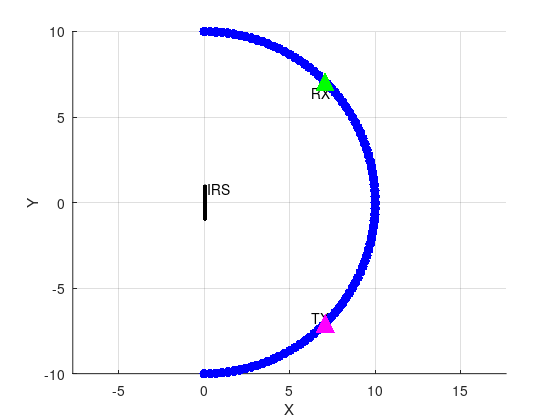

The MATLAB script that drew this image:
pos_ris = [0; 0; 0];
angles = 0:2:180;
d2_ris = 10;
d_tx = 10;
d_rx = 10;
optimal_in_angle = 135;
optimal_out_angle = 45;
pos_tx_optimal = pos_ris + [d_tx*sind(optimal_in_angle); d_tx*cosd(optimal_in_angle); 0];
pos_rx_optimal = pos_ris + [d_rx*sind(optimal_out_angle); d_rx*cosd(optimal_out_angle); 0];

% Plot positions
figure;
hold on;

% Plot RIS as a thicker surface with 20x20 elements
ris_width = 2;
ris_height = 2;
ris_depth = 0.1;
num_elements = 20;
[Y, Z] = meshgrid(linspace(-ris_width/2, ris_width/2, num_elements), linspace(-ris_height/2, ris_height/2, num_elements));
X_front = zeros(size(Y));
X_back = ones(size(Y)) * ris_depth;

% Create the front and back surfaces of the RIS
surf(X_front, Y, Z, 'FaceColor', 'r', 'EdgeColor', 'k', 'FaceAlpha', 0.5);
surf(X_back, Y, Z, 'FaceColor', 'r', 'EdgeColor', 'k', 'FaceAlpha', 0.5);

% Create the side surfaces to make it look solid
for i = 1:size(Y, 1)
    patch([X_front(i,1) X_front(i,1) X_back(i,1) X_back(i,1)], [Y(i,1) Y(i,end) Y(i,end) Y(i,1)], [Z(i,1) Z(i,end) Z(i,end) Z(i,1)], 'r', 'FaceAlpha', 0.5, 'EdgeColor', 'k');
end
for j = 1:size(Y, 2)
    patch([X_front(1,j) X_front(1,j) X_back(1,j) X_back(1,j)], [Y(1,j) Y(end,j) Y(end,j) Y(1,j)], [Z(1,j) Z(end,j) Z(end,j) Z(1,j)], 'r', 'FaceAlpha', 0.5, 'EdgeColor', 'k');
end

text(pos_ris(1), pos_ris(2)+0.5, pos_ris(3), ' IRS', 'VerticalAlignment', 'bottom');


% Plot AP and UE positions
for a = angles
    pos = pos_ris + [d2_ris*sind(a); d2_ris*cosd(a); 0];
    scatter3(pos(1), pos(2), pos(3), 50, 'b', 'filled');
end

% Plot optimal AP (Tx) and UE (Rx) positions with triangle symbols
scatter3(pos_rx_optimal(1), pos_rx_optimal(2), pos_rx_optimal(3), 200, 'g', 'filled', '^'); % Triangle for Rx
text(pos_rx_optimal(1)-1, pos_rx_optimal(2)-1, pos_rx_optimal(3), ' RX', 'VerticalAlignment', 'bottom');
scatter3(pos_tx_optimal(1), pos_tx_optimal(2), pos_tx_optimal(3), 200, 'm', 'filled', '^'); % Triangle for Tx
text(pos_tx_optimal(1)-1, pos_tx_optimal(2), pos_tx_optimal(3), ' TX', 'VerticalAlignment', 'bottom');

% Set plot properties
xlabel('X');
ylabel('Y');
zlabel('Z');
grid on;
axis equal;
view(2);
hold off;

% save as file
set(gcf,'Units','inches');
screenposition = get(gcf,'Position');
set(gcf,...
    'PaperPosition',[0 0 screenposition(3:4)],...
    'PaperSize',[screenposition(3:4)]);
print -dpdf -painters nodePositions
